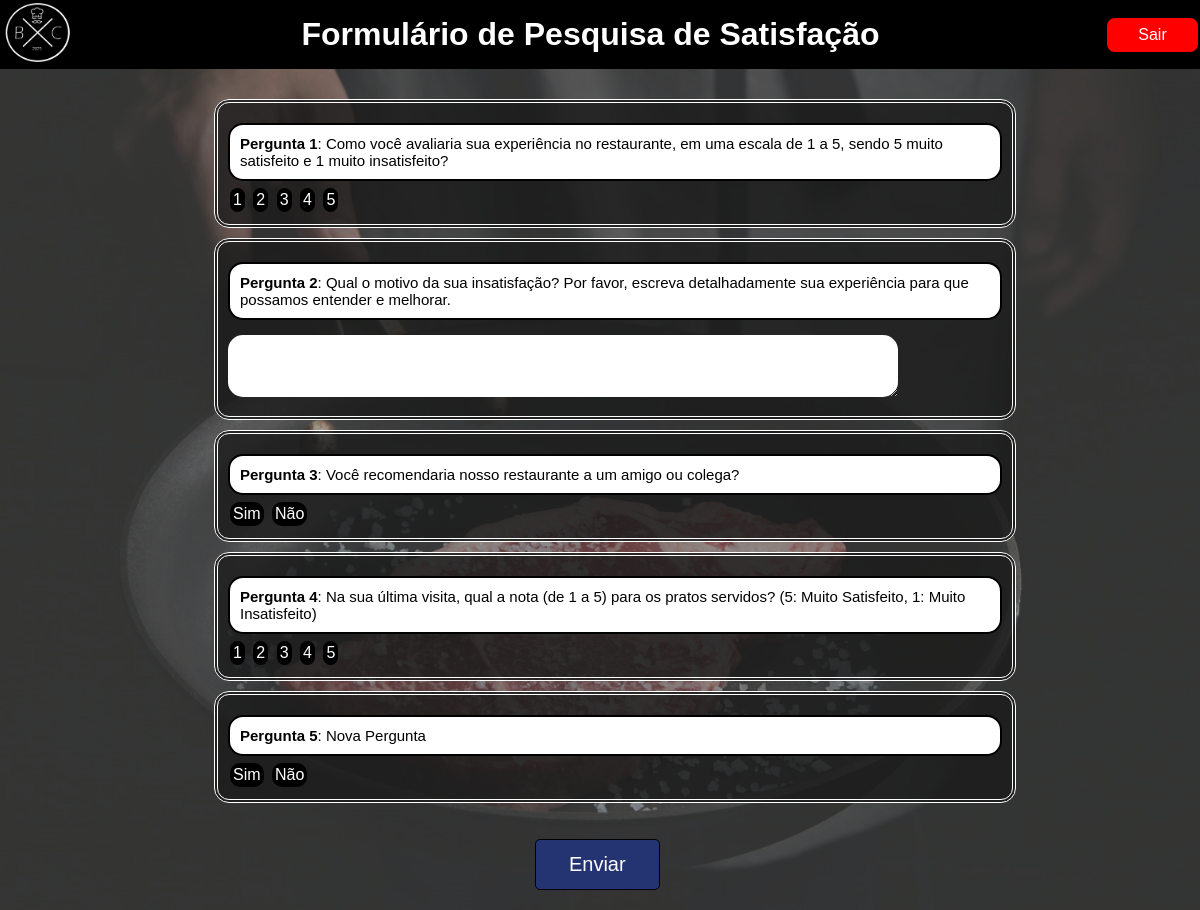
The app's page /views/pesquisa.php (signed in) with its own data.
### tables this page shows
CREATE TABLE `pergunta` (
  `id` bigint NOT NULL AUTO_INCREMENT,
  `pergunta` varchar(350) NOT NULL DEFAULT '',
  `sequencia` int NOT NULL,
  `tipo` varchar(10) NOT NULL,
  PRIMARY KEY (`id`)
);

### controllers/perguntaController.php (called while the page is built, shortened)
<?php
require_once 'C:/xampp/htdocs/Pesquisa_NPS/models/perguntaModel.php';
class perguntaController {
private $modelo;
function __construct(){
    $this->modelo = new perguntaModel;
}
function consultaPerguntasC(){
    $result = $this->modelo->consultaPerguntas();
    return $result;
}
function consultaRegras(){
    $result = $this->modelo->consultaRegras();
    return $result;
}
}?>

### connection/connect.php (called while the page is built, shortened)
<?php
class Connect {
    function connectDatabase(){
        try
        {
            $this->connection = new PDO('mysql:host='.HOST.';dbname='.DATABASENAME, USER, PASSWORD);
        }
        catch (PDOException $e)
        {
            echo "Erro de conexão".$e->getMessage();
            die();
        }
    }
}
?>

### models/perguntaModel.php (called while the page is built, shortened)
<?php
require_once 'C:/xampp/htdocs/Pesquisa_NPS/connection/connect.php';
class PerguntaModel extends Connect {
private $table;
    function __construct()
    {
        $this->table = 'pergunta';
    }
    function consultaPerguntas(){
        $sql = $this->connection->query("SELECT * FROM $this->table ORDER BY sequencia ASC");
        return $sql;
    }
    function consultaRegras(){
    $sql = $this->connection->query("SELECT * FROM regra ORDER BY pergunta ASC");
    return $sql;
    }
}?>

### views/pesquisa.php (the view, shortened to what this page needs)
<?php
        require_once ROOT . FOLDER_PATH .'/models/perguntaModel.php';
        require_once ROOT . FOLDER_PATH .'/controllers/perguntaController.php';
        $obj = new perguntaController;
        $result = $obj->consultaPerguntasC();
        $regras = $obj->consultaRegras();
    ?>
    <!DOCTYPE html>
    <html lang="pt-br">
    <head>
    </head>
    <body>
        <div class="container1">
            <a href="telainicio.php">
                <img class="logo3r" src="../imagens/logoblack.png" alt="Logo 3R">
            </a>
            <h1 class="titulopag">Formulário de Pesquisa de Satisfação</h1>
            <a href="../config/sair.php" class="botaosair">Sair</a>
        </div>
        <div class="pesquisa">
            <form action="" method= "POST">
                    <?php
                        $respostaOrdem = 0;
                        foreach($result as $arr_result){
                            $respostaOrdem = $respostaOrdem +1; ?>
                            <fieldset>
                                <p><strong class="titulo_perg"><?="Pergunta " . $arr_result[2] ?></strong><?= ": ". $arr_result[1] ?></p>
                                <?php
                                if($arr_result[3]==='FECHADA'){
                                    for($i=1;$i<6;$i++){ ?>
                                        <label class="r_fechada" for="pergunta<?= $respostaOrdem ?>_<?= $i ?>"><?= $i ?></label>
                                    <?php }?>
                                <?php }elseif($arr_result[3]=== 'ABERTA'){ ?>
                                    <textarea class="r_aberta" name="pergunta<?= $respostaOrdem ?>" id="pergunta<?= $respostaOrdem ?>" rows="3" cols="50"></textarea>
                                        <?php } else { ?>
                                            <label class="r_fechada" for="pergunta<?= $respostaOrdem ?>_Sim">Sim</label>
                                            <label class="r_fechada" for="pergunta<?= $respostaOrdem ?>_Não">Não</label>
                                            <?php } ?>
                            </fieldset>
                    <?php }?>
                <br><br>
                <input class="inputSubmit" type="submit" name="submit" value="Enviar">
            </form>
        </div>
    </body>
    </html>

### views/pesquisa.php (style rules this page uses)
* { margin: 0; padding: 0; }
body { font-family: Arial, Helvetica, sans-serif; background-image: url('../imagens/pesquisafundo.png'); background-size: cover; background-repeat: no-repeat; height: auto; }
.container1 { display: flex; align-items: center; flex-direction: row; background-color: black; justify-content: space-between; }
.titulopag { color: white; }
.logo3r { position: relative; height: auto; width: 70px; margin: 3px; }
.botaosair { padding: 8px 8px; background-color: red; color: white; border-radius: 10px; border: 2px solid black; text-decoration: none; text-align: center; width: 75px; height: 100%; }
.pesquisa { display: flex; justify-content: center; margin: 20px; margin-left: 50px; }
p { font-size: 15px; padding: 10px; background-color: white; border-radius: 15px; border: 2px solid black; width: 750px; margin-bottom: 5px; margin-top: 10px; }
.inputSubmit { background-color: rgb(36,51,114); border: none; color: white; border-radius: 5px; font-size: 20px; padding: 13px; width: 125px; border: 1px solid black; margin-left: 40%;; }
.titulo_perg { color: black; }
.r_fechada { font-size: 16px; background-color: black; color: white; border-radius: 10px; padding: 3px; margin: 2px; display: inline-block; cursor: pointer; }
.r_aberta { font-family: Verdana, sans-serif; font-size: 12px; padding: 10px; background-color: white; border-radius: 15px; border: none; width: 650px; margin-bottom: 5px; margin-top: 10px; outline: none; }
fieldset { background-color: rgba(27,27,27,0.8); border-radius: 15px; margin-top: 10px; padding: 10px; border: 4px double white; }

### records on screen
pergunta: sequencia "1", pergunta "Como você avaliaria sua experiência no restaurante, em uma escala de 1 a 5, sendo 5 muito satisfeito e 1 muito insatisfeito?"
pergunta: sequencia "2", pergunta "Qual o motivo da sua insatisfação? Por favor, escreva detalhadamente sua experiência para que possamos entender e melhorar."
pergunta: sequencia "3", pergunta "Você recomendaria nosso restaurante a um amigo ou colega?"
pergunta: sequencia "4", pergunta "Na sua última visita, qual a nota (de 1 a 5) para os pratos servidos? (5: Muito Satisfeito, 1: Muito Insatisfeito)"
pergunta: sequencia "5", pergunta "Nova Pergunta"
